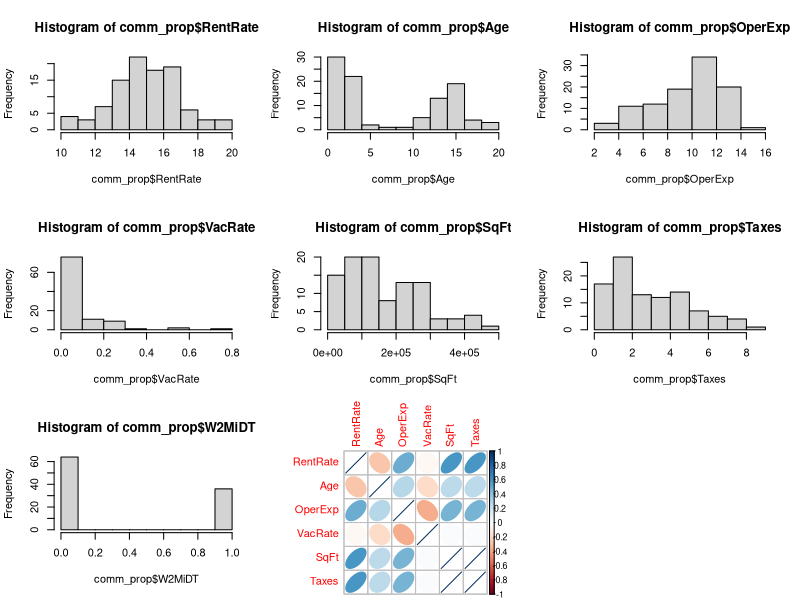
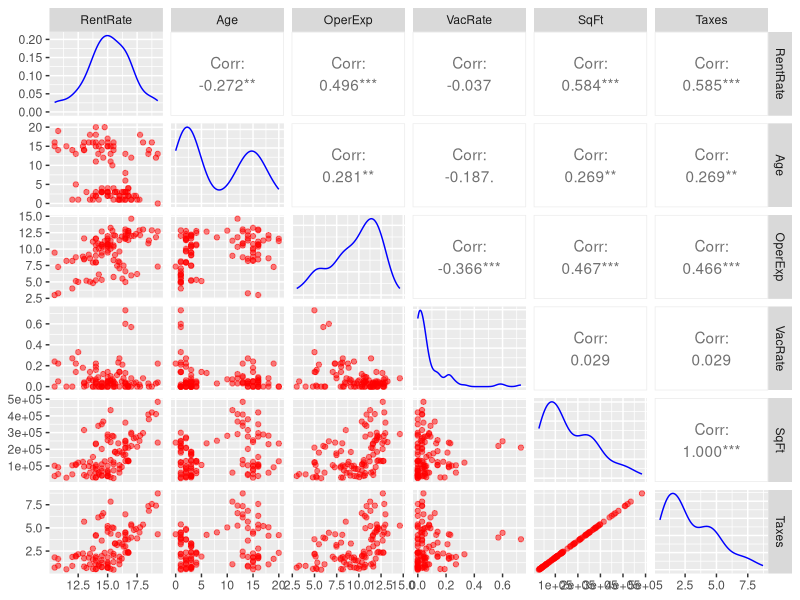
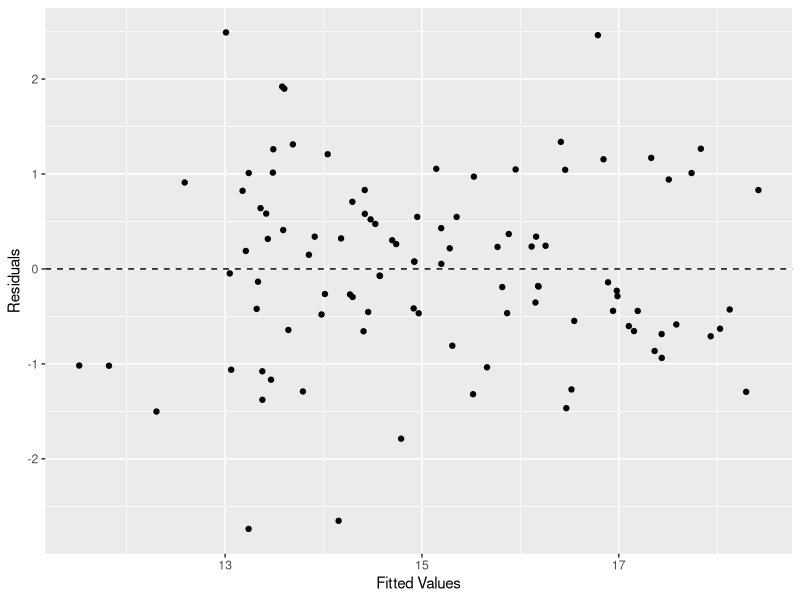
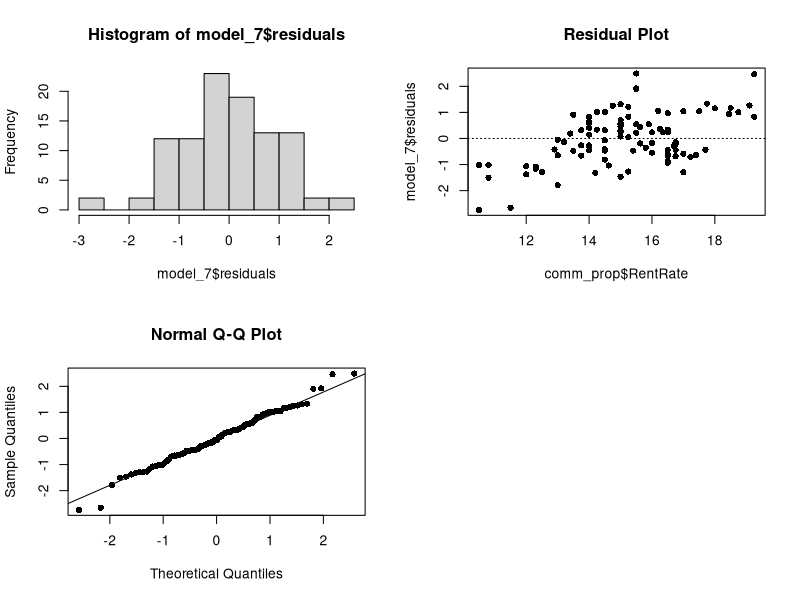

Generate these figures, in order, with R:
## ---- chunk 1
knitr::opts_chunk$set(echo = TRUE)

library(ggplot2)
library(dplyr)
library(Hmisc)
library(scales)
library(stats)
library(car)
library(GGally)
library(corrplot)
## ---- chunk 2
comm_prop <- read.csv("comm_prop.csv", header=TRUE)
attach(comm_prop)
head(comm_prop,5)
## ---- chunk 3
par(mfrow = c(3,3))
hist(comm_prop$RentRate)
hist(comm_prop$Age)
hist(comm_prop$OperExp)
hist(comm_prop$VacRate)
hist(comm_prop$SqFt)
hist(comm_prop$Taxes)
hist(comm_prop$W2MiDT)

## ---- chunk 4
cor(comm_prop[1:6])
## ---- chunk 5
corrplot(cor(comm_prop[,1:6]), method="ellipse")
## ---- chunk 6
 ggpairs(comm_prop[,1:6] , 
        lower = list(continuous = wrap("points", color = "red", alpha = 0.5)), 
        diag = list(continuous = wrap("densityDiag",  color = "blue", alpha = 0.5)))
## ---- chunk 7
model_1 <- lm(RentRate ~ Age + OperExp + VacRate + SqFt + W2MiDT + Age:OperExp + Age:VacRate + Age:SqFt + Age:W2MiDT + OperExp:VacRate + OperExp:SqFt + OperExp:W2MiDT + VacRate:SqFt + SqFt:W2MiDT, data=comm_prop)
summary(model_1)
## ---- chunk 8
#remove VacRate:SqFt
model_2 <- lm(RentRate ~ Age + OperExp + VacRate + SqFt + W2MiDT + Age:OperExp + Age:VacRate + Age:SqFt + Age:W2MiDT + OperExp:VacRate + OperExp:SqFt + OperExp:W2MiDT + SqFt:W2MiDT, data=comm_prop)
summary(model_2)
## ---- chunk 9
#remove OpenExp:SqFt
model_3 <- lm(RentRate ~ Age + OperExp + VacRate + SqFt + W2MiDT + Age:OperExp + Age:VacRate + Age:SqFt + Age:W2MiDT + OperExp:VacRate + OperExp:W2MiDT + SqFt:W2MiDT, data=comm_prop)
summary(model_3)
## ---- chunk 10
#remove Age:SqFt
model_4 <- lm(RentRate ~ Age + OperExp + VacRate + SqFt + W2MiDT + Age:OperExp + Age:VacRate + Age:W2MiDT + OperExp:VacRate + OperExp:W2MiDT + SqFt:W2MiDT, data=comm_prop)
summary(model_4)
## ---- chunk 11
#remove Age:W2MiDT
model_5 <- lm(RentRate ~ Age + OperExp + VacRate + SqFt + W2MiDT + Age:OperExp + Age:VacRate + OperExp:VacRate + OperExp:W2MiDT + SqFt:W2MiDT, data=comm_prop)
summary(model_5)
## ---- chunk 12
#remove OpenExp:VacRate
model_6 <- lm(RentRate ~ Age + OperExp + VacRate + SqFt + W2MiDT + Age:OperExp + Age:VacRate + OperExp:W2MiDT + SqFt:W2MiDT, data=comm_prop)
summary(model_6)
## ---- chunk 13
#remove Age:OpenExp  - Taking this as Model
model_7 <- lm(RentRate ~ Age + OperExp + VacRate + SqFt + W2MiDT, data=comm_prop)
summary(model_7)


#leveragePlots(model_7,pch=16)


## ---- chunk 14
model_7_df <- fortify(model_7)

ggplot(model_7_df, aes(x=.fitted, y=.resid)) +
  geom_point() +
  geom_hline(yintercept = 0, linetype = 2) +
  labs(x="Fitted Values", y="Residuals")
## ---- chunk 15
car::ncvTest(model_7)

## ---- chunk 16
shapiro.test(model_7$residuals)

## ---- chunk 17
par(mfrow=c(2,2))
hist(model_7$residuals)
plot(model_7$residuals ~ comm_prop$RentRate,pch=16, main="Residual Plot")
abline(h = 0, lty = 3)  # adds a horizontal dashed line at y = 0
qqnorm(model_7$residuals, pch=16)
qqline(model_7$residuals)
## ---- chunk 18
car::vif(model_7)
